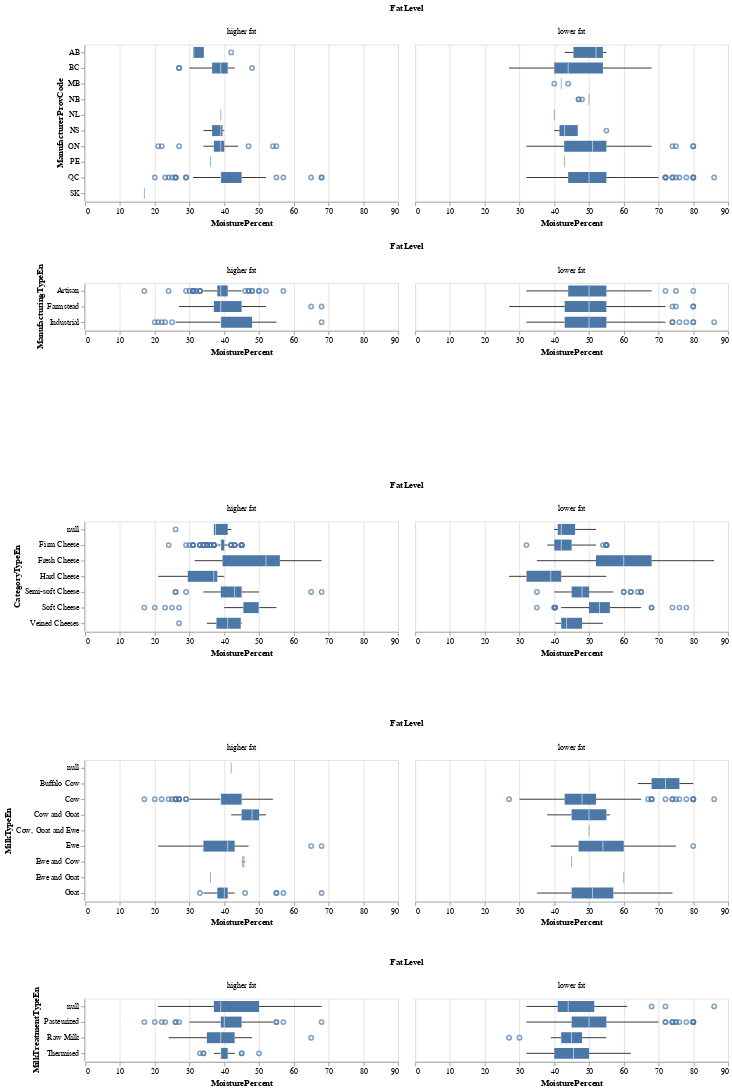

Notebook cell for this chart:
### Markdown cell above
The above plot shows for all manufacturing types the low fat cheeses have high percentage of moisture except for very few outliers. This implies that the moisture percentage will be a very good feature for our ML model. The plot does not give much information about the relationship between the Manufacturing type and FatLevel, except the indirect relation we can infer from the moisture percent to each cheese manufacturing type. A good way to explore the categorical variables would be to visualize a faceted repeated boxplot to infer the relations better.<br>

The box plot gives us the relationship between count of each categorical variable in relation to the moisture percent. Taking the example of ManufacturyingTypeEn for industrial manufactured cheeses, for cheeses classified under higher fat, the Q3 value is 45 and max is 68, and similarly for lower fat cheeses the Q3 is 55 and max is 86. similarly we could infer similar observation for all other categories.<br>

### Code cell
box_eda = alt.Chart(train_df).mark_boxplot().encode(
alt.X('MoisturePercent', type = 'quantitative'),
alt.Y(alt.repeat('row'), type = 'nominal')
).facet(column = 'FatLevel').repeat(row = categorical_features)
box_eda

### Figure 1 — Vega-Lite specification as saved in the notebook (floating-point values rounded to 4 significant figures; data arrays with more than 128 entries replaced by an {"elided": "..."} marker saying what was removed)
{"config": {"view": {"continuousWidth": 400, "continuousHeight": 300}}, "repeat": {"row": ["ManufacturerProvCode", "ManufacturingTypeEn", "CategoryTypeEn", "MilkTypeEn", "MilkTreatmentTypeEn"]}, "spec": {"data": {"name": "data-3c323d344f46f999ae0d1ff648c291b4"}, "facet": {"column": {"type": "nominal", "field": "FatLevel"}}, "spec": {"mark": "boxplot", "encoding": {"x": {"type": "quantitative", "field": "MoisturePercent"}, "y": {"type": "nominal", "field": {"repeat": "row"}}}}}, "$schema": "https://vega.github.io/schema/vega-lite/v4.8.1.json", "datasets": {"data-3c323d344f46f999ae0d1ff648c291b4": {"elided": "833 records"}}}
